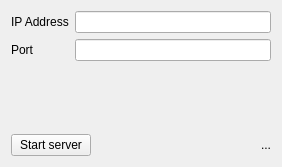
<?xml version="1.0" encoding="UTF-8"?>
<ui version="4.0">
 <class>Server</class>
 <widget class="QWidget" name="Server">
  <property name="windowModality">
   <enum>Qt::ApplicationModal</enum>
  </property>
  <property name="geometry">
   <rect>
    <x>0</x>
    <y>0</y>
    <width>282</width>
    <height>167</height>
   </rect>
  </property>
  <property name="windowTitle">
   <string>Server</string>
  </property>
  <layout class="QVBoxLayout" name="verticalLayout_3">
   <item>
    <layout class="QHBoxLayout" name="horizontalLayout_3">
     <item>
      <layout class="QHBoxLayout" name="horizontalLayout_2">
       <item>
        <layout class="QVBoxLayout" name="verticalLayout">
         <item>
          <widget class="QLabel" name="label_2">
           <property name="text">
            <string>IP Address</string>
           </property>
           <property name="wordWrap">
            <bool>true</bool>
           </property>
          </widget>
         </item>
         <item>
          <widget class="QLabel" name="label">
           <property name="text">
            <string>Port</string>
           </property>
           <property name="wordWrap">
            <bool>true</bool>
           </property>
          </widget>
         </item>
        </layout>
       </item>
       <item>
        <layout class="QVBoxLayout" name="verticalLayout_2">
         <item>
          <widget class="QLineEdit" name="ipAddressEdit"/>
         </item>
         <item>
          <widget class="QLineEdit" name="portEdit"/>
         </item>
        </layout>
       </item>
      </layout>
     </item>
    </layout>
   </item>
   <item>
    <spacer name="verticalSpacer">
     <property name="orientation">
      <enum>Qt::Vertical</enum>
     </property>
     <property name="sizeHint" stdset="0">
      <size>
       <width>20</width>
       <height>40</height>
      </size>
     </property>
    </spacer>
   </item>
   <item>
    <layout class="QHBoxLayout" name="horizontalLayout">
     <item>
      <widget class="QPushButton" name="startServerButton">
       <property name="text">
        <string>Start server</string>
       </property>
      </widget>
     </item>
     <item>
      <spacer name="horizontalSpacer">
       <property name="orientation">
        <enum>Qt::Horizontal</enum>
       </property>
       <property name="sizeHint" stdset="0">
        <size>
         <width>40</width>
         <height>20</height>
        </size>
       </property>
      </spacer>
     </item>
     <item>
      <widget class="QLabel" name="serverStatusLabel">
       <property name="text">
        <string>...</string>
       </property>
      </widget>
     </item>
    </layout>
   </item>
  </layout>
 </widget>
 <layoutdefault spacing="6" margin="11"/>
 <resources/>
 <connections/>
</ui>
